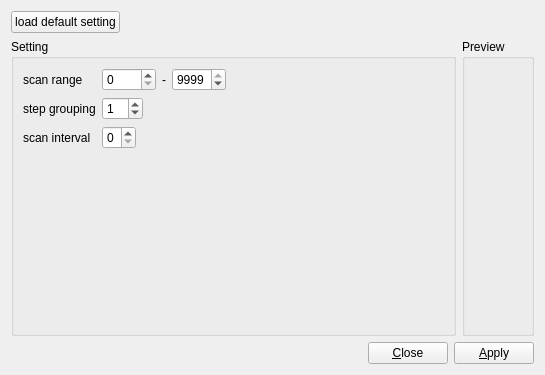
<?xml version="1.0" encoding="UTF-8"?>
<ui version="4.0">
 <class>Scan_setting_widget_form</class>
 <widget class="QWidget" name="Scan_setting_widget_form">
  <property name="geometry">
   <rect>
    <x>0</x>
    <y>0</y>
    <width>545</width>
    <height>375</height>
   </rect>
  </property>
  <property name="windowTitle">
   <string>Scan setting</string>
  </property>
  <layout class="QVBoxLayout" name="verticalLayout_2">
   <item>
    <layout class="QHBoxLayout" name="horizontalLayout">
     <item>
      <widget class="QPushButton" name="default_button_">
       <property name="text">
        <string>load default setting</string>
       </property>
      </widget>
     </item>
     <item>
      <spacer name="horizontalSpacer">
       <property name="orientation">
        <enum>Qt::Horizontal</enum>
       </property>
       <property name="sizeHint" stdset="0">
        <size>
         <width>40</width>
         <height>20</height>
        </size>
       </property>
      </spacer>
     </item>
    </layout>
   </item>
   <item>
    <layout class="QHBoxLayout" name="horizontalLayout_3">
     <item>
      <widget class="QGroupBox" name="setting_groupbox_">
       <property name="title">
        <string>Setting</string>
       </property>
       <layout class="QVBoxLayout" name="verticalLayout">
        <item>
         <layout class="QGridLayout" name="gridLayout">
          <item row="0" column="0">
           <widget class="QLabel" name="label">
            <property name="text">
             <string>scan range</string>
            </property>
           </widget>
          </item>
          <item row="0" column="1">
           <layout class="QHBoxLayout" name="horizontalLayout_4">
            <item>
             <widget class="QSpinBox" name="range_first_spinbox_">
              <property name="maximum">
               <number>9999</number>
              </property>
             </widget>
            </item>
            <item>
             <widget class="QLabel" name="label_4">
              <property name="text">
               <string>-</string>
              </property>
             </widget>
            </item>
            <item>
             <widget class="QSpinBox" name="range_last_spinbox_">
              <property name="maximum">
               <number>9999</number>
              </property>
              <property name="value">
               <number>9999</number>
              </property>
             </widget>
            </item>
            <item>
             <spacer name="horizontalSpacer_5">
              <property name="orientation">
               <enum>Qt::Horizontal</enum>
              </property>
              <property name="sizeHint" stdset="0">
               <size>
                <width>40</width>
                <height>20</height>
               </size>
              </property>
             </spacer>
            </item>
           </layout>
          </item>
          <item row="1" column="0">
           <widget class="QLabel" name="label_2">
            <property name="text">
             <string>step grouping</string>
            </property>
           </widget>
          </item>
          <item row="2" column="0">
           <widget class="QLabel" name="interval_label_">
            <property name="text">
             <string>scan interval</string>
            </property>
           </widget>
          </item>
          <item row="1" column="1">
           <layout class="QHBoxLayout" name="horizontalLayout_5">
            <item>
             <widget class="QSpinBox" name="grouping_spinbox_">
              <property name="value">
               <number>1</number>
              </property>
             </widget>
            </item>
            <item>
             <spacer name="horizontalSpacer_3">
              <property name="orientation">
               <enum>Qt::Horizontal</enum>
              </property>
              <property name="sizeHint" stdset="0">
               <size>
                <width>40</width>
                <height>20</height>
               </size>
              </property>
             </spacer>
            </item>
           </layout>
          </item>
          <item row="2" column="1">
           <layout class="QHBoxLayout" name="horizontalLayout_6">
            <item>
             <widget class="QSpinBox" name="interval_spinbox_">
              <property name="maximum">
               <number>9</number>
              </property>
             </widget>
            </item>
            <item>
             <spacer name="horizontalSpacer_4">
              <property name="orientation">
               <enum>Qt::Horizontal</enum>
              </property>
              <property name="sizeHint" stdset="0">
               <size>
                <width>40</width>
                <height>20</height>
               </size>
              </property>
             </spacer>
            </item>
           </layout>
          </item>
         </layout>
        </item>
        <item>
         <spacer name="verticalSpacer">
          <property name="orientation">
           <enum>Qt::Vertical</enum>
          </property>
          <property name="sizeHint" stdset="0">
           <size>
            <width>20</width>
            <height>166</height>
           </size>
          </property>
         </spacer>
        </item>
       </layout>
      </widget>
     </item>
     <item>
      <widget class="QGroupBox" name="preview_groupbox_">
       <property name="title">
        <string>Preview</string>
       </property>
      </widget>
     </item>
    </layout>
   </item>
   <item>
    <layout class="QHBoxLayout" name="horizontalLayout_2">
     <item>
      <spacer name="horizontalSpacer_2">
       <property name="orientation">
        <enum>Qt::Horizontal</enum>
       </property>
       <property name="sizeHint" stdset="0">
        <size>
         <width>40</width>
         <height>20</height>
        </size>
       </property>
      </spacer>
     </item>
     <item>
      <widget class="QPushButton" name="close_button_">
       <property name="text">
        <string>&amp;Close</string>
       </property>
      </widget>
     </item>
     <item>
      <widget class="QPushButton" name="apply_button_">
       <property name="text">
        <string>&amp;Apply</string>
       </property>
      </widget>
     </item>
    </layout>
   </item>
  </layout>
 </widget>
 <tabstops>
  <tabstop>apply_button_</tabstop>
  <tabstop>close_button_</tabstop>
  <tabstop>default_button_</tabstop>
  <tabstop>range_first_spinbox_</tabstop>
  <tabstop>range_last_spinbox_</tabstop>
  <tabstop>grouping_spinbox_</tabstop>
  <tabstop>interval_spinbox_</tabstop>
 </tabstops>
 <resources/>
 <connections/>
</ui>
